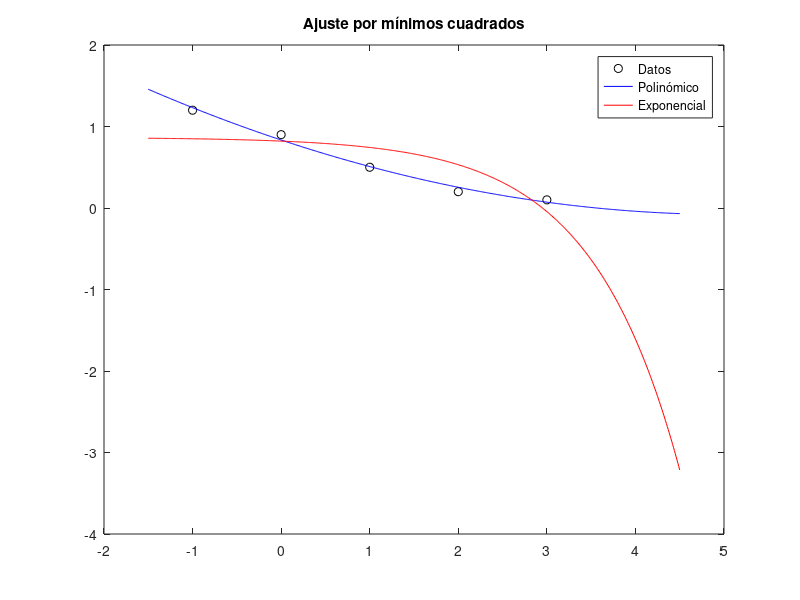

Source code (MATLAB):
% LAB 4 - Ajuste por mínimos cuadrados

x = [-1 0 1 2 3];
v = [1.2 0.9 0.5 0.2 0.1]';

% Ajuste 1: Polinómico
H1 = [ones(size(x')) x' (x').^2];
c1 = H1\v;
r1 = v - H1*c1;
E1 = norm(r1)^2;

% Ajuste 2: Exponencial
H2 = [ones(size(x')) exp(x')];
c2 = H2\v;
r2 = v - H2*c2;
E2 = norm(r2)^2;

fprintf('Coeficientes ajuste 1 (polinómico):\n'); disp(c1);
fprintf('Coeficientes ajuste 2 (exponencial):\n'); disp(c2);
fprintf('Error global E1=%.4e, E2=%.4e\n',E1,E2);

% Gráfica comparativa
xx = -1.5:0.01:4.5;
p1 = c1(1) + c1(2)*xx + c1(3)*xx.^2;
p2 = c2(1) + c2(2)*exp(xx);
figure; plot(x,v,'ko'); hold on; plot(xx,p1,'b',xx,p2,'r'); hold off;
legend('Datos','Polinómico','Exponencial');
title('Ajuste por mínimos cuadrados');

% Ecuaciones normales (polinómico)
H = H1; v = v;
c_norm = (H'*H)\(H'*v);
fprintf('Coeficientes (ecuaciones normales):\n'); disp(c_norm);
